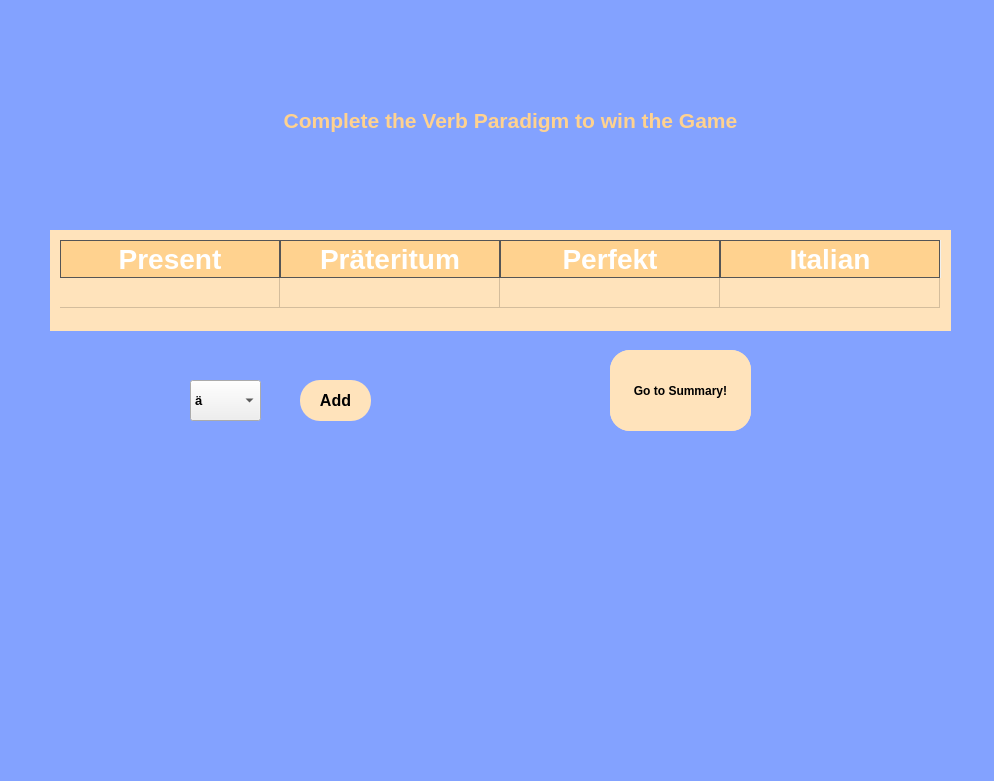
<?xml version="1.0" encoding="UTF-8"?>
<ui version="4.0">
 <class>Summary</class>
 <widget class="QWidget" name="Summary">
  <property name="geometry">
   <rect>
    <x>0</x>
    <y>0</y>
    <width>994</width>
    <height>781</height>
   </rect>
  </property>
  <property name="windowTitle">
   <string>Verb Paradigm Mode</string>
  </property>
  <widget class="QWidget" name="widget" native="true">
   <property name="geometry">
    <rect>
     <x>0</x>
     <y>0</y>
     <width>1000</width>
     <height>800</height>
    </rect>
   </property>
   <property name="sizePolicy">
    <sizepolicy hsizetype="Expanding" vsizetype="Expanding">
     <horstretch>0</horstretch>
     <verstretch>0</verstretch>
    </sizepolicy>
   </property>
   <property name="styleSheet">
    <string notr="true">QWidget#widget {
	background-color: #83A2FF;
	color: #FFFFFF;
}</string>
   </property>
   <widget class="QLabel" name="title_label">
    <property name="geometry">
     <rect>
      <x>160</x>
      <y>40</y>
      <width>701</width>
      <height>161</height>
     </rect>
    </property>
    <property name="sizePolicy">
     <sizepolicy hsizetype="Preferred" vsizetype="Expanding">
      <horstretch>0</horstretch>
      <verstretch>0</verstretch>
     </sizepolicy>
    </property>
    <property name="font">
     <font>
      <pointsize>16</pointsize>
      <weight>75</weight>
      <bold>true</bold>
     </font>
    </property>
    <property name="styleSheet">
     <string notr="true">border-radius: 50%; /* Makes the label circular */
border: 2px solid #000000; /* Border color and width */
padding: 10px; /* Adjust padding as needed */
background-color: #83A2FF;
color: #FFD28F;
border: none;
</string>
    </property>
    <property name="text">
     <string>Complete the Verb Paradigm to win the Game</string>
    </property>
    <property name="alignment">
     <set>Qt::AlignCenter</set>
    </property>
    <property name="wordWrap">
     <bool>true</bool>
    </property>
   </widget>
   <widget class="QPushButton" name="check_button">
    <property name="geometry">
     <rect>
      <x>610</x>
      <y>350</y>
      <width>141</width>
      <height>81</height>
     </rect>
    </property>
    <property name="font">
     <font>
      <weight>75</weight>
      <bold>true</bold>
     </font>
    </property>
    <property name="styleSheet">
     <string notr="true">QPushButton {
	border-radius: 20px; /* Adjust the radius as needed */
	background-color: #FFE3BB;
}
QPushButton:hover {
	background-color: #FFD28F;
	}
QPushButton:pressed {
	background-color: #B4BDFF;
}</string>
    </property>
    <property name="text">
     <string>Check!</string>
    </property>
   </widget>
   <widget class="QTableWidget" name="paradigm_table">
    <property name="geometry">
     <rect>
      <x>50</x>
      <y>230</y>
      <width>901</width>
      <height>101</height>
     </rect>
    </property>
    <property name="styleSheet">
     <string notr="true">QTableWidget {
	font-size: 24px;  /* Set font size for cells */
	color: white;     /* Set text color for cells */
	border: 2px solid #000000; /* Border color and width */
	padding: 10px; /* Adjust padding as needed */
	background-color: #FFE3BB;
	color: black;
	font-weight: bold;
	border: none;
}

QHeaderView::section {
	font-size: 28px;
	color: white;     /* Set text color for header */
	background-color: #FFD28F; /* Set background color for header */
	border: 1px solid #555; /* Set border for header */
	height: 36px;     /* Set height for each header */
	width: 260px;
	font-weight: bold;
}</string>
    </property>
    <property name="rowCount">
     <number>1</number>
    </property>
    <property name="columnCount">
     <number>4</number>
    </property>
    <attribute name="horizontalHeaderVisible">
     <bool>true</bool>
    </attribute>
    <attribute name="horizontalHeaderDefaultSectionSize">
     <number>220</number>
    </attribute>
    <attribute name="horizontalHeaderMinimumSectionSize">
     <number>24</number>
    </attribute>
    <attribute name="verticalHeaderVisible">
     <bool>false</bool>
    </attribute>
    <attribute name="verticalHeaderCascadingSectionResizes">
     <bool>false</bool>
    </attribute>
    <attribute name="verticalHeaderShowSortIndicator" stdset="0">
     <bool>false</bool>
    </attribute>
    <attribute name="verticalHeaderStretchLastSection">
     <bool>false</bool>
    </attribute>
    <row>
     <property name="text">
      <string>Word to Guess</string>
     </property>
    </row>
    <column>
     <property name="text">
      <string>Present</string>
     </property>
    </column>
    <column>
     <property name="text">
      <string>Präteritum</string>
     </property>
    </column>
    <column>
     <property name="text">
      <string>Perfekt</string>
     </property>
    </column>
    <column>
     <property name="text">
      <string>Italian</string>
     </property>
    </column>
   </widget>
   <widget class="QLabel" name="comparison_result_label">
    <property name="geometry">
     <rect>
      <x>70</x>
      <y>470</y>
      <width>861</width>
      <height>271</height>
     </rect>
    </property>
    <property name="font">
     <font>
      <pointsize>12</pointsize>
      <weight>75</weight>
      <bold>true</bold>
     </font>
    </property>
    <property name="styleSheet">
     <string notr="true">border-radius: 50%; /* Makes the label circular */
border: 2px solid #000000; /* Border color and width */
padding: 10px; /* Adjust padding as needed */
background-color: #83A2FF;
color: #FFD28F;
border: none;
</string>
    </property>
    <property name="text">
     <string/>
    </property>
    <property name="alignment">
     <set>Qt::AlignCenter</set>
    </property>
   </widget>
   <widget class="QPushButton" name="go_to_summary_button">
    <property name="enabled">
     <bool>true</bool>
    </property>
    <property name="geometry">
     <rect>
      <x>610</x>
      <y>350</y>
      <width>141</width>
      <height>81</height>
     </rect>
    </property>
    <property name="font">
     <font>
      <weight>75</weight>
      <bold>true</bold>
     </font>
    </property>
    <property name="styleSheet">
     <string notr="true">QPushButton {
	border-radius: 20px; /* Adjust the radius as needed */
	background-color: #FFE3BB;
}
QPushButton:hover {
	background-color: #FFD28F;
	}
QPushButton:pressed {
	background-color: #B4BDFF;
}</string>
    </property>
    <property name="text">
     <string>Go to Summary!</string>
    </property>
   </widget>
   <widget class="QComboBox" name="character_combo_box">
    <property name="geometry">
     <rect>
      <x>190</x>
      <y>380</y>
      <width>71</width>
      <height>41</height>
     </rect>
    </property>
    <property name="font">
     <font>
      <pointsize>10</pointsize>
      <weight>75</weight>
      <bold>true</bold>
     </font>
    </property>
    <property name="styleSheet">
     <string notr="true">text-align: center;</string>
    </property>
    <property name="maxVisibleItems">
     <number>7</number>
    </property>
    <item>
     <property name="text">
      <string>ä</string>
     </property>
    </item>
    <item>
     <property name="text">
      <string>ü</string>
     </property>
    </item>
    <item>
     <property name="text">
      <string>ö</string>
     </property>
    </item>
    <item>
     <property name="text">
      <string>ß</string>
     </property>
    </item>
   </widget>
   <widget class="QPushButton" name="add_character_button">
    <property name="geometry">
     <rect>
      <x>300</x>
      <y>380</y>
      <width>71</width>
      <height>41</height>
     </rect>
    </property>
    <property name="font">
     <font>
      <pointsize>12</pointsize>
      <weight>75</weight>
      <bold>true</bold>
     </font>
    </property>
    <property name="styleSheet">
     <string notr="true">QPushButton {
	border-radius: 20px; /* Adjust the radius as needed */
	background-color: #FFE3BB;
}
QPushButton:hover {
	background-color: #FFD28F;
	}
QPushButton:pressed {
	background-color: #B4BDFF;
}</string>
    </property>
    <property name="text">
     <string>Add</string>
    </property>
   </widget>
  </widget>
 </widget>
 <resources/>
 <connections/>
</ui>
